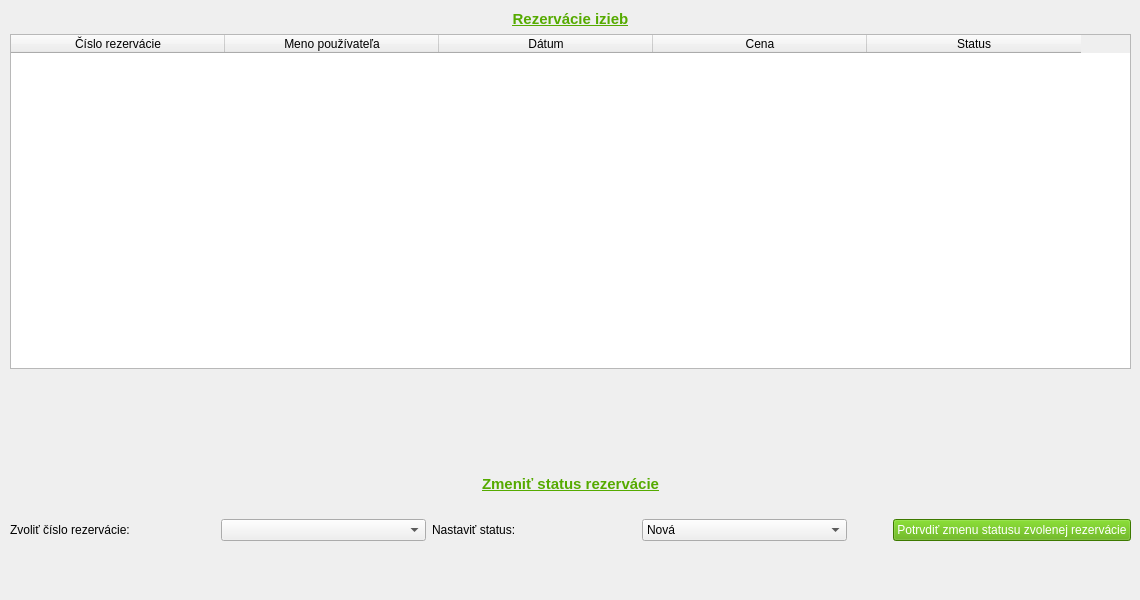
    <widget class="QWidget" name="tab_2">
     <attribute name="title">
      <string>Zamestnanec recepcie</string>
     </attribute>
     <widget class="QWidget" name="verticalLayoutWidget_6">
      <property name="geometry">
       <rect>
        <x>10</x>
        <y>10</y>
        <width>1121</width>
        <height>581</height>
       </rect>
      </property>
      <layout class="QVBoxLayout" name="verticalLayout_6">
       <item>
        <widget class="QLabel" name="label_30">
         <property name="font">
          <font>
           <family>Segoe UI</family>
           <pointsize>11</pointsize>
           <italic>false</italic>
           <bold>true</bold>
           <underline>true</underline>
          </font>
         </property>
         <property name="styleSheet">
          <string notr="true">color: rgb(85, 170, 0);
font: 700 11pt &quot;Segoe UI&quot;;</string>
         </property>
         <property name="text">
          <string>Rezervácie izieb</string>
         </property>
         <property name="alignment">
          <set>Qt::AlignCenter</set>
         </property>
        </widget>
       </item>
       <item>
        <widget class="QTableWidget" name="rezervacieTabulka">
         <property name="cursor" stdset="0">
          <cursorShape>ForbiddenCursor</cursorShape>
         </property>
         <attribute name="horizontalHeaderDefaultSectionSize">
          <number>214</number>
         </attribute>
         <column>
          <property name="text">
           <string>Číslo rezervácie</string>
          </property>
         </column>
         <column>
          <property name="text">
           <string>Meno používateľa</string>
          </property>
         </column>
         <column>
          <property name="text">
           <string>Dátum</string>
          </property>
         </column>
         <column>
          <property name="text">
           <string>Cena</string>
          </property>
         </column>
         <column>
          <property name="text">
           <string>Status</string>
          </property>
         </column>
        </widget>
       </item>
       <item>
        <spacer name="verticalSpacer_7">
         <property name="orientation">
          <enum>Qt::Vertical</enum>
         </property>
         <property name="sizeType">
          <enum>QSizePolicy::Maximum</enum>
         </property>
         <property name="sizeHint" stdset="0">
          <size>
           <width>20</width>
           <height>100</height>
          </size>
         </property>
        </spacer>
       </item>
       <item>
        <widget class="QLabel" name="label_31">
         <property name="font">
          <font>
           <family>Segoe UI</family>
           <pointsize>11</pointsize>
           <italic>false</italic>
           <bold>true</bold>
           <underline>true</underline>
          </font>
         </property>
         <property name="styleSheet">
          <string notr="true">color: rgb(85, 170, 0);
font: 700 11pt &quot;Segoe UI&quot;;</string>
         </property>
         <property name="text">
          <string>Zmeniť status rezervácie</string>
         </property>
         <property name="alignment">
          <set>Qt::AlignCenter</set>
         </property>
        </widget>
       </item>
       <item>
        <spacer name="horizontalSpacer_2">
         <property name="orientation">
          <enum>Qt::Horizontal</enum>
         </property>
         <property name="sizeHint" stdset="0">
          <size>
           <width>40</width>
           <height>20</height>
          </size>
         </property>
        </spacer>
       </item>
       <item>
        <layout class="QHBoxLayout" name="horizontalLayout_14">
         <item>
          <widget class="QLabel" name="label_32">
           <property name="font">
            <font>
             <fontweight>DemiBold</fontweight>
            </font>
           </property>
           <property name="text">
            <string>Zvoliť číslo rezervácie:</string>
           </property>
          </widget>
         </item>
         <item>
          <widget class="QComboBox" name="cisloRezervRecep">
           <property name="cursor">
            <cursorShape>PointingHandCursor</cursorShape>
           </property>
          </widget>
         </item>
         <item>
          <widget class="QLabel" name="label_33">
           <property name="font">
            <font>
             <fontweight>DemiBold</fontweight>
            </font>
           </property>
           <property name="text">
            <string>Nastaviť status:</string>
           </property>
          </widget>
         </item>
         <item>
          <widget class="QComboBox" name="statusRecep">
           <property name="cursor">
            <cursorShape>PointingHandCursor</cursorShape>
           </property>
           <item>
            <property name="text">
             <string>Nová</string>
            </property>
           </item>
           <item>
            <property name="text">
             <string>Schválena</string>
            </property>
           </item>
           <item>
            <property name="text">
             <string>Zamietnutá</string>
            </property>
           </item>
          </widget>
         </item>
         <item>
          <spacer name="horizontalSpacer">
           <property name="orientation">
            <enum>Qt::Horizontal</enum>
           </property>
           <property name="sizeType">
            <enum>QSizePolicy::Maximum</enum>
           </property>
           <property name="sizeHint" stdset="0">
            <size>
             <width>40</width>
             <height>20</height>
            </size>
           </property>
          </spacer>
         </item>
         <item>
          <widget class="QPushButton" name="zmenaStatusu">
           <property name="font">
            <font>
             <fontweight>DemiBold</fontweight>
            </font>
           </property>
           <property name="cursor">
            <cursorShape>PointingHandCursor</cursorShape>
           </property>
           <property name="styleSheet">
            <string notr="true">background-color: rgb(85, 170, 0);
color: rgb(255, 255, 255);</string>
           </property>
           <property name="text">
            <string>Potrvdiť zmenu statusu zvolenej rezervácie</string>
           </property>
          </widget>
         </item>
        </layout>
       </item>
       <item>
        <spacer name="verticalSpacer_8">
         <property name="orientation">
          <enum>Qt::Vertical</enum>
         </property>
         <property name="sizeType">
          <enum>QSizePolicy::Maximum</enum>
         </property>
         <property name="sizeHint" stdset="0">
          <size>
           <width>20</width>
           <height>50</height>
          </size>
         </property>
        </spacer>
       </item>
      </layout>
     </widget>
    </widget>
